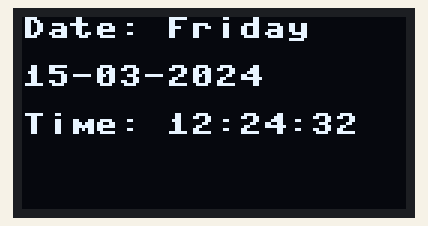
A program run on a simulated Raspberry Pi Pico running MicroPython. Parts: 128×64 one-colour display. WiFi joins after 1.5 s; the clock reads 2024-03-15 10:24:30 at power-on unless the program sets it; what the program prints to the serial console is not drawn.

Above: at 2.2 s.
At 6.3 s:
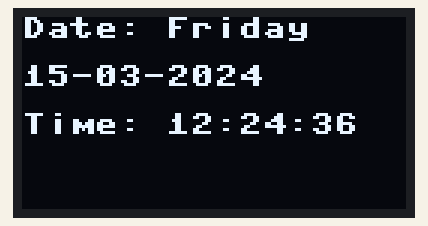
At 11.4 s:
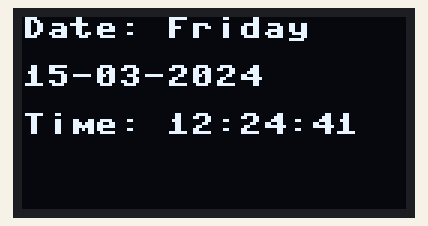
At 19.6 s:
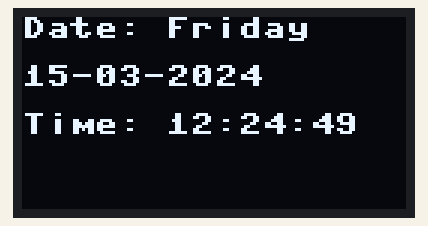
At 28.9 s:
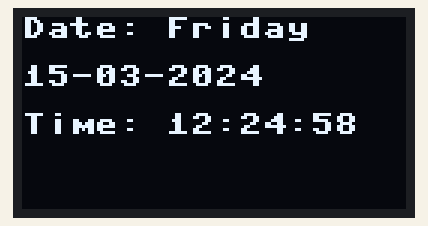
At 38.1 s:
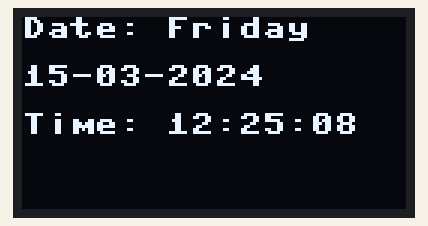

The program:

10_2_get_date_time_ntp.py
```python
# Rui Santos & Sara Santos - Random Nerd Tutorials
# Complete project details at https://RandomNerdTutorials.com/raspberry-pi-pico-w-micropython-ebook/

import network
import ntptime
import time
from machine import Pin, SoftI2C
import ssd1306

# You can choose any other combination of I2C pins
i2c = SoftI2C(scl=Pin(5), sda=Pin(4))

# Set up the OLED display parameters
oled_width = 128
oled_height = 64
oled = ssd1306.SSD1306_I2C(oled_width, oled_height, i2c, addr=0x3c)

days_of_week = ['Monday', 'Tuesday', 'Wednesday', 'Thursday', 'Friday', 'Saturday', 'Sunday']

# Wi-Fi credentials
ssid = 'REPLACE_WITH_YOUR_SSID'
password = 'REPLACE_WITH_YOUR_PASSWORD'

# Adjust time zone offset
timezone_offset = 2
timezone_offset_s = timezone_offset*3600

# Init Wi-Fi Interface
def init_wifi(ssid, password):
    wlan = network.WLAN(network.STA_IF)
    wlan.active(True)
    # Connect to your network
    wlan.connect(ssid, password)
    # Wait for Wi-Fi connection
    connection_timeout = 10
    while connection_timeout > 0:
        if wlan.status() >= 3:
            break
        connection_timeout -= 1
        print('Waiting for Wi-Fi connection...')
        time.sleep(1)
    # Check if connection is successful
    if wlan.status() != 3:
        return False
    else:
        print('Connection successful!')
        network_info = wlan.ifconfig()
        print('IP address:', network_info[0])
        return True

if init_wifi(ssid, password):
    # Synchronize the Pico's internal clock with an NTP server
    ntptime.settime()
    while True:
        try:

            # Get the current time in seconds
            current_time = time.time()
            print('Epoch Time:', current_time)

            # Adjust time zone
            current_time = current_time + timezone_offset_s

            # Convert the time to a tuple representing the date and time
            time_tuple = time.localtime(current_time)
            print('Time tuple:', time_tuple)

            # Format the date and time as strings
            formatted_date = '{:02d}-{:02d}-{:04d}'.format(time_tuple[2], time_tuple[1], time_tuple[0])
            formatted_time = '{:02d}:{:02d}:{:02d}'.format(time_tuple[3], time_tuple[4], time_tuple[5])
            formatted_day_week = days_of_week[time_tuple[6]]

            # Print the date and time
            print("Current date and time:")
            print("Year:", time_tuple[0])
            print("Month:", time_tuple[1])
            print("Day:", time_tuple[2])
            print('Day of the week:', time_tuple[7])
            print("Hour:", time_tuple[3])
            print("Minute:", time_tuple[4])
            print("Second:", time_tuple[5])
            print('Day of the Week:', days_of_week[time_tuple[6]])

            # Clear the OLED display
            oled.fill(0)

            # Display the formatted date and time
            oled.text('Date: ' + formatted_day_week, 0, 0)
            oled.text(formatted_date, 0, 16)
            oled.text('Time: ' + formatted_time, 0, 32)
            oled.show()

            # Print the formatted date and time to the shell
            print('Formatted date:', formatted_date)
            print('Formatted time:', formatted_time)

            time.sleep(1)

        except Exception as e:
            print('Error occurred:', e)
            time.sleep(2)
            continue
```

Measured:
- what the display in image 1 shows lasts 1.1 s, from 6.2 s to 7.3 s
